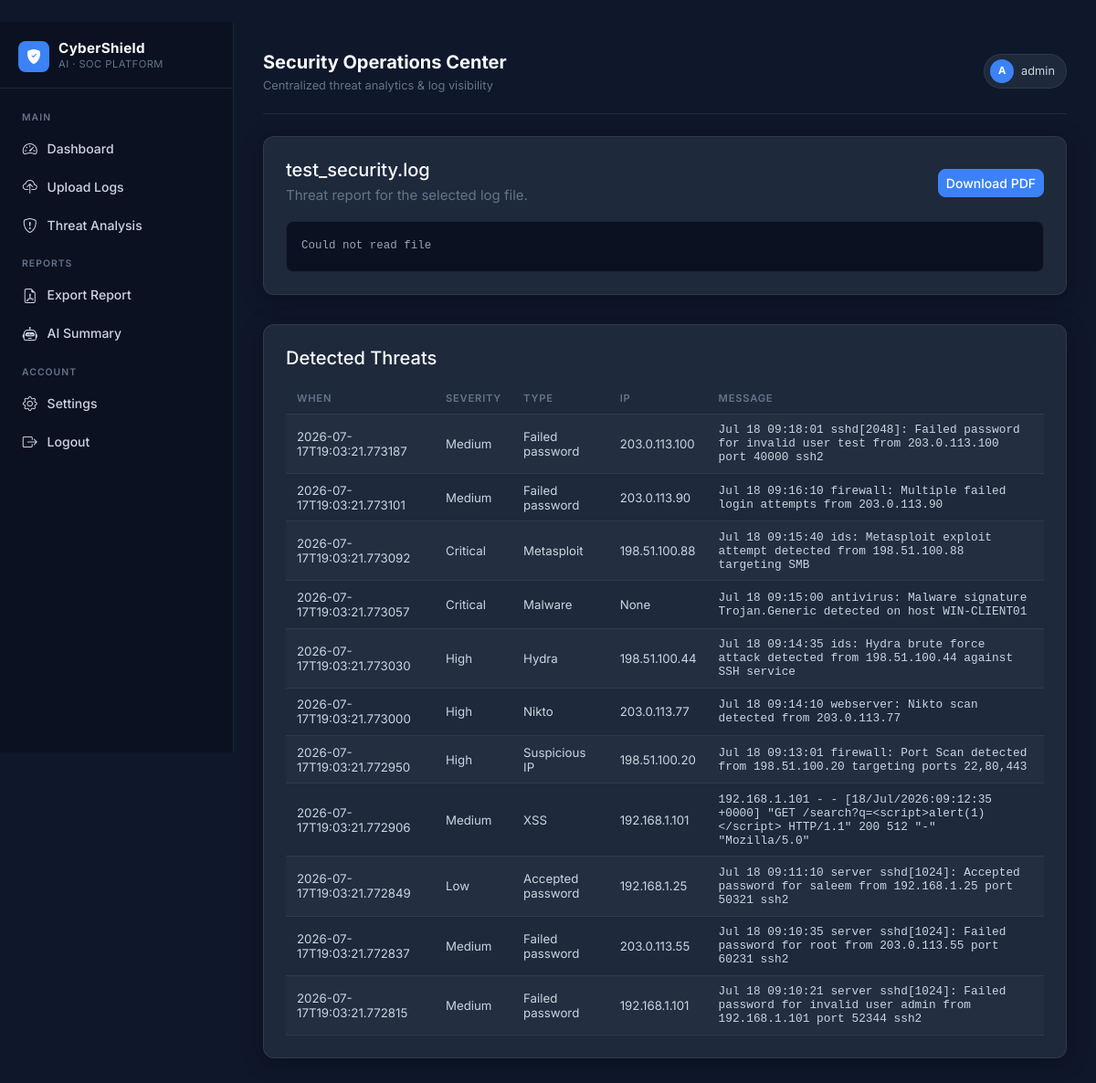
The app's page /log/25 (signed in) with its own data.
### tables this page shows
CREATE TABLE logs (
            id INTEGER PRIMARY KEY AUTOINCREMENT,
            filename TEXT NOT NULL,
            filepath TEXT NOT NULL,
            uploaded_at TEXT NOT NULL
        );

CREATE TABLE threats (
            id INTEGER PRIMARY KEY AUTOINCREMENT,
            log_id INTEGER,
            type TEXT,
            severity TEXT,
            message TEXT,
            ip TEXT,
            timestamp TEXT,
            FOREIGN KEY(log_id) REFERENCES logs(id)
        );

### app.py (the view)
@app.route("/log/<int:log_id>")
@require_login
def view_log(log_id):
    conn = get_db_connection()
    cur = conn.cursor()
    cur.execute("SELECT * FROM logs WHERE id=?", (log_id,))
    log = cur.fetchone()
    if not log:
        conn.close()
        flash("Log not found", "warning")
        return redirect(url_for("dashboard"))
    content = ""
    try:
        with open(log["filepath"], "r", encoding="utf-8", errors="ignore") as f:
            content = f.read()
    except Exception:
        content = "Could not read file"
    cur.execute("SELECT * FROM threats WHERE log_id=? ORDER BY timestamp DESC", (log_id,))
    threats = cur.fetchall()
    conn.close()
    return render_template("report.html", log=log, content=content, threats=threats)

### app.py (called while the page is built)
def get_db_connection():
    conn = sqlite3.connect(DB_PATH)
    conn.row_factory = sqlite3.Row
    return conn

def require_login(func):
    from functools import wraps
    @wraps(func)
    def wrapper(*args, **kwargs):
        if not session.get("user"):
            return redirect(url_for("login", next=request.path))
        return func(*args, **kwargs)
    return wrapper

### templates/report.html
﻿{% extends "base.html" %}
{% block content %}
<div class="row g-3">
    <div class="col-12">
        <div class="card p-4 mb-3">
            <div class="d-flex flex-column flex-md-row justify-content-between align-items-start align-items-md-center mb-3">
                <div>
                    <h5 class="mb-1">{{ log['filename'] }}</h5>
                    <p class="text-muted mb-0">Threat report for the selected log file.</p>
                </div>
                <a class="btn btn-sm btn-primary" href="{{ url_for('generate_pdf', log_id=log['id']) }}">Download PDF</a>
            </div>
            <pre class="log-preview">{{ content }}</pre>
        </div>
    </div>
    <div class="col-12">
        <div class="card p-4">
            <h5 class="mb-3">Detected Threats</h5>
            <div class="table-responsive">
                <table class="table table-dark table-striped align-middle mb-0">
                    <thead>
                        <tr>
                            <th>When</th>
                            <th>Severity</th>
                            <th>Type</th>
                            <th>IP</th>
                            <th>Message</th>
                        </tr>
                    </thead>
                    <tbody>
                        {% for t in threats %}
                        <tr>
                            <td>{{ t['timestamp'] }}</td>
                            <td>{{ t['severity'] }}</td>
                            <td>{{ t['type'] }}</td>
                            <td>{{ t['ip'] }}</td>
                            <td><pre class="mb-0" style="white-space:pre-wrap">{{ t['message'] }}</pre></td>
                        </tr>
                        {% else %}
                        <tr>
                            <td colspan="5">No threats detected in this log.</td>
                        </tr>
                        {% endfor %}
                    </tbody>
                </table>
            </div>
        </div>
    </div>
</div>
{% endblock %}

### static/css/styles.css (style rules this page uses)
:root { --bg: #0F172A; --surface: #1E293B; --surface2: #263348; --border: rgba(255,255,255,0.08); --text: #F8FAFC; --text-sub: #CBD5E1; --muted: #64748B; --accent: #3B82F6; --accent-h: #2563EB; --c-critical: #EF4444; --c-high: #F97316; --c-medium: #EAB308; --c-low: #22C55E; --c-safe: #14B8A6; --c-risk: #A855F7; --c-info: #38BDF8; }
*, *::before, *::after { box-sizing: border-box; }
body { margin: 0; background: var(--bg); color: var(--text); font-family: Inter, "Segoe UI", system-ui, -apple-system, sans-serif; font-size: 0.9375rem; line-height: 1.6; }
.card { background: var(--surface); border: 1px solid var(--border); border-radius: 12px; box-shadow: 0 4px 24px rgba(0,0,0,0.3); color: var(--text); }
.table-dark { --bs-table-bg: transparent; --bs-table-striped-bg: rgba(255,255,255,0.025); --bs-table-hover-bg: rgba(255,255,255,0.04); --bs-table-color: var(--text); --bs-table-border-color: var(--border); font-size: 0.83rem; }
.table-dark thead th { font-size: 0.7rem; font-weight: 600; letter-spacing: 0.07em; text-transform: uppercase; color: var(--muted); border-bottom: 1px solid var(--border); padding: 0.6rem 0.75rem; white-space: nowrap; }
.table-dark td { padding: 0.6rem 0.75rem; vertical-align: middle; color: var(--text-sub); }
.btn-primary { background: var(--accent); border-color: var(--accent); color: #fff; font-weight: 500; border-radius: 8px; }
pre { font-size: 0.8rem; background: transparent; border: none; color: var(--text-sub); margin: 0; }
.log-preview { max-height: 300px; overflow: auto; background: #0B1120; border: 1px solid var(--border); border-radius: 8px; padding: 1rem; color: #94A3B8; font-family: "Courier New", monospace; font-size: 0.78rem; line-height: 1.7; }
.text-muted { color: var(--muted) !important; }

### records on screen
logs: filename "test_security.log"
threats: timestamp "2026-07-17T19:03:21.773187", severity "Medium", type "Failed password", ip "203.0.113.100", message "Jul 18 09:18:01 sshd[2048]: Failed password for invalid user test from 203.0.113.100 port 40000 ssh2"
threats: timestamp "2026-07-17T19:03:21.773101", severity "Medium", type "Failed password", ip "203.0.113.90", message "Jul 18 09:16:10 firewall: Multiple failed login attempts from 203.0.113.90"
threats: timestamp "2026-07-17T19:03:21.773092", severity "Critical", type "Metasploit", ip "198.51.100.88", message "Jul 18 09:15:40 ids: Metasploit exploit attempt detected from 198.51.100.88 targeting SMB"
threats: timestamp "2026-07-17T19:03:21.773057", severity "Critical", type "Malware", ip "None", message "Jul 18 09:15:00 antivirus: Malware signature Trojan.Generic detected on host WIN-CLIENT01"
threats: timestamp "2026-07-17T19:03:21.773030", severity "High", type "Hydra", ip "198.51.100.44", message "Jul 18 09:14:35 ids: Hydra brute force attack detected from 198.51.100.44 against SSH service"
threats: timestamp "2026-07-17T19:03:21.773000", severity "High", type "Nikto", ip "203.0.113.77", message "Jul 18 09:14:10 webserver: Nikto scan detected from 203.0.113.77"
threats: timestamp "2026-07-17T19:03:21.772950", severity "High", type "Suspicious IP", ip "198.51.100.20", message "Jul 18 09:13:01 firewall: Port Scan detected from 198.51.100.20 targeting ports 22,80,443"
threats: timestamp "2026-07-17T19:03:21.772906", severity "Medium", type "XSS", ip "192.168.1.101", message "192.168.1.101 - - [18/Jul/2026:09:12:35 +0000] \"GET /search?q=<script>alert(1)</script> HTTP/1.1\" 200 512 \"-\" \"Mozilla/5.0\""
threats: timestamp "2026-07-17T19:03:21.772849", severity "Low", type "Accepted password", ip "192.168.1.25", message "Jul 18 09:11:10 server sshd[1024]: Accepted password for saleem from 192.168.1.25 port 50321 ssh2"
threats: timestamp "2026-07-17T19:03:21.772837", severity "Medium", type "Failed password", ip "203.0.113.55", message "Jul 18 09:10:35 server sshd[1024]: Failed password for root from 203.0.113.55 port 60231 ssh2"
threats: timestamp "2026-07-17T19:03:21.772815", severity "Medium", type "Failed password", ip "192.168.1.101", message "Jul 18 09:10:21 server sshd[1024]: Failed password for invalid user admin from 192.168.1.101 port 52344 ssh2"

### other values on screen
{{ session.get('user')[0]|upper }} "A"
{{ session.get('user') }} "admin"
{{ content }} "Could not read file"
